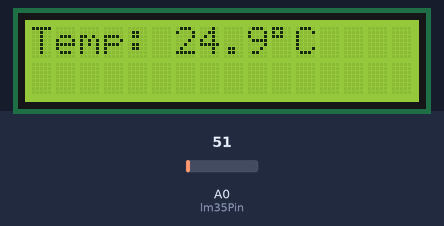
The sketch below on a simulated Arduino Uno, built with avr-gcc and run on an emulated ATmega328P. Parts: 16×2 character LCD. Inputs (shaded band) come from the test bench; at power-on: A0 (lm35Pin) = 51.

Above: at 2.7 s.
2.8 s: A0 (lm35Pin) set to 23
At 4.7 s:
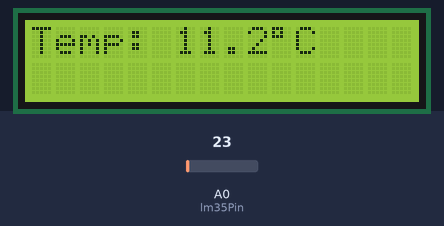
5.0 s: A0 (lm35Pin) set to 19
At 6.6 s:
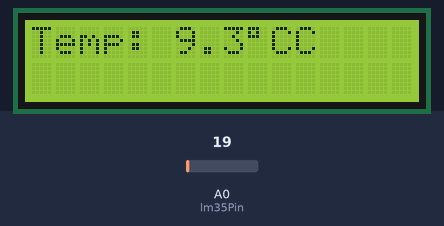
7.0 s: A0 (lm35Pin) set to 15
At 8.2 s:
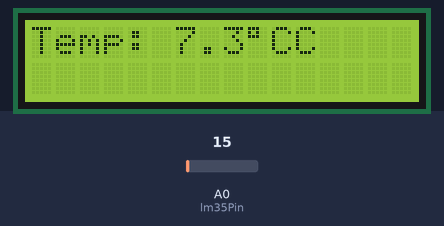
Timing chart, 0 to 10.0 s (numbered marks = the images above; inputs shaded):
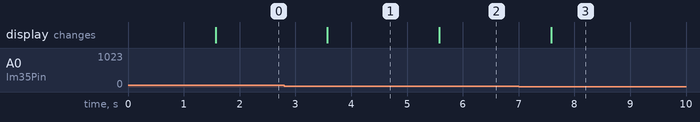

Measured:
- the behaviour switches between 21 and 20 on A0 (lm35Pin) (found by bisection; images 1 and 2)
- after the input at 2.8 s, the display: changes after 0.77 s (image 1)
- after the input at 5.0 s, the display: changes after 0.58 s (image 2)
- after the input at 7.0 s, the display: changes after 0.58 s (image 3)

The sketch:

temperature_sensor.ino
```cpp
#include<LiquidCrystal.h>
const int rs = 12, en = 11, d4 = 5, d5 = 4, d6 = 3, d7 = 2;
LiquidCrystal lcd(rs, en, d4, d5, d6, d7);

const int lm35Pin = A0;

void setup() {
  lcd.begin(16, 2);
  lcd.print("Temp Sensor Ready");
  delay(1500);
  lcd.clear();
}

void loop() {
  int rawValue = analogRead(lm35Pin);
  float voltage = rawValue * (5.0 / 1023.0);
  float temperatureC = voltage * 100.0;

  lcd.setCursor(0, 0);
  lcd.print("Temp: ");
  lcd.print(temperatureC, 1);
  lcd.print((char)223);
  lcd.print("C");

  delay(1000);
}
```
